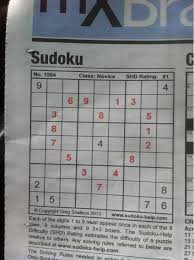
#> input picture s.jpg, 194 x 260 px
$ python borders.py   (older library calls are emulated)
#> lines starting #> are read from the running program, lines starting #| are printed output that depends on the picture
import cv2
import numpy as np
from matplotlib import pyplot as plt

cv2.namedWindow('image',cv2.WINDOW_NORMAL)
img = cv2.imread('s.jpg',0)
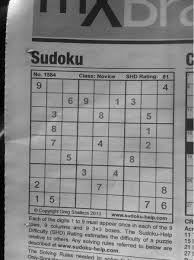
#> img: shape (260, 194); min 0, max 255, mean 136.5

laplacian = cv2.Laplacian(img,cv2.CV_64F)
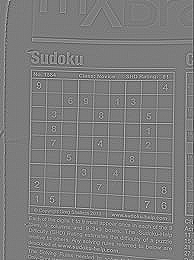
#> laplacian: shape (260, 194) float64; min -329, max 344, mean -0.2; drawn with min black and max white
sobelx = cv2.Sobel(img,cv2.CV_64F,1,0,ksize =5)
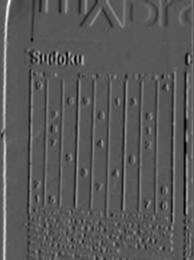
#> sobelx: shape (260, 194) float64; min -5184, max 9906, mean 86; drawn with min black and max white
sobely = cv2.Sobel(img,cv2.CV_64F,0,1,ksize=5)
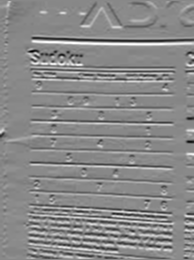
#> sobely: shape (260, 194) float64; min -5864, max 5062, mean 27.8; drawn with min black and max white

plt.subplot(221), plt.imshow(img,'gray'),plt.title('original')
plt.xticks([]),plt.yticks([])
plt.subplot(222), plt.imshow(laplacian,'gray'),plt.title('laplacian')
plt.xticks([]),plt.yticks([])
plt.subplot(223), plt.imshow(sobelx,'gray'),plt.title('sobelx')
plt.xticks([]),plt.yticks([])
plt.subplot(224), plt.imshow(sobely,'gray'),plt.title('sobely')
plt.xticks([]),plt.yticks([])

plt.show()

$ run again, with 1.jpg copied over s.jpg
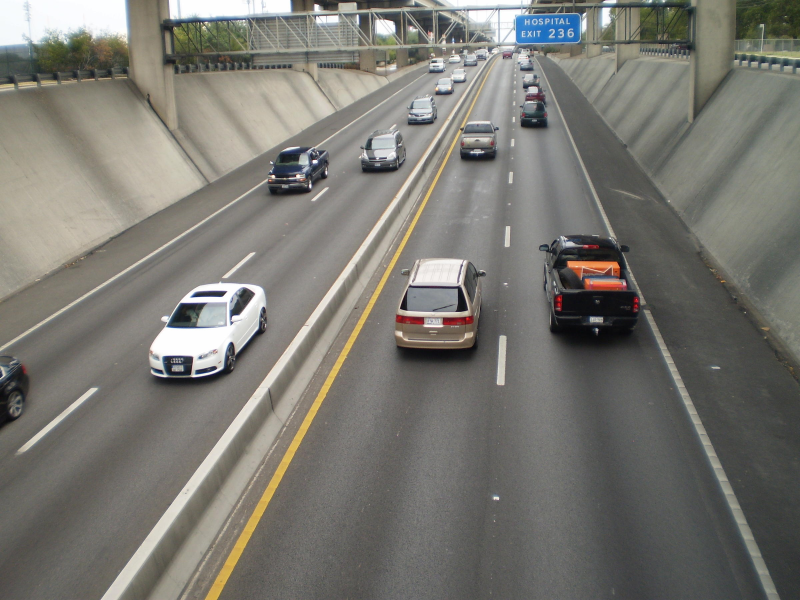
#> input picture 1.jpg, 2400 x 1800 px (shown at 1/3 size)
#> `sobely = cv2.Sobel(img,cv2.CV_64F,0,1,ksize=5)`:
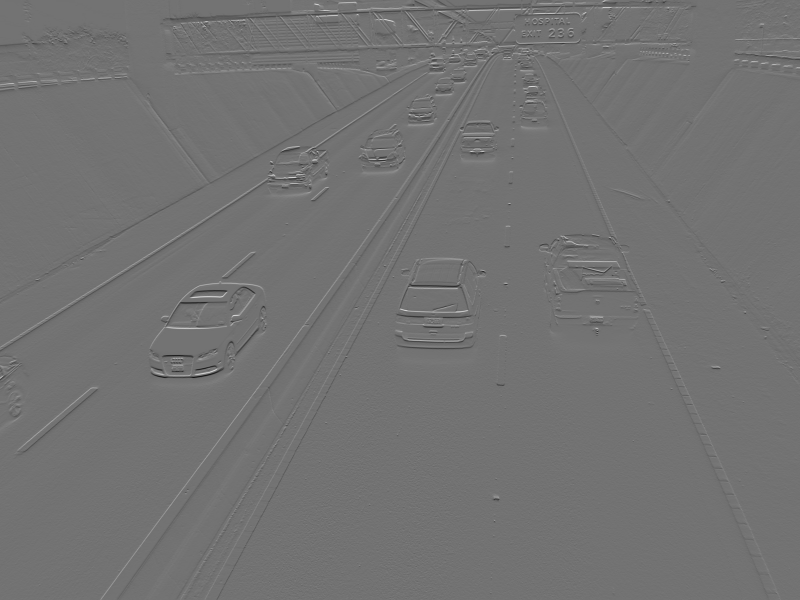
#> sobely: shape (1800, 2400) float64 (shown at 1/3 size); min -8618, max 10476, mean -4.8; drawn with min black and max white
#> `plt.show()`:
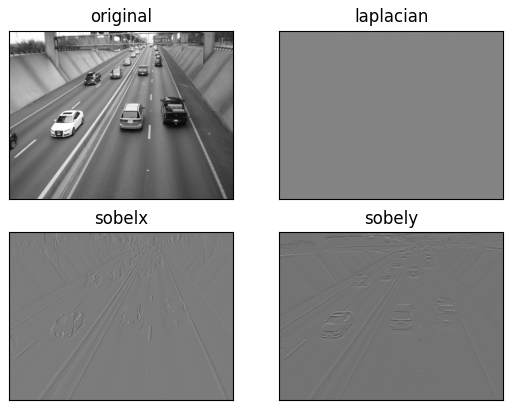
#> figure drawn by matplotlib, 4 panels

$ run again, with 3.jpg copied over s.jpg
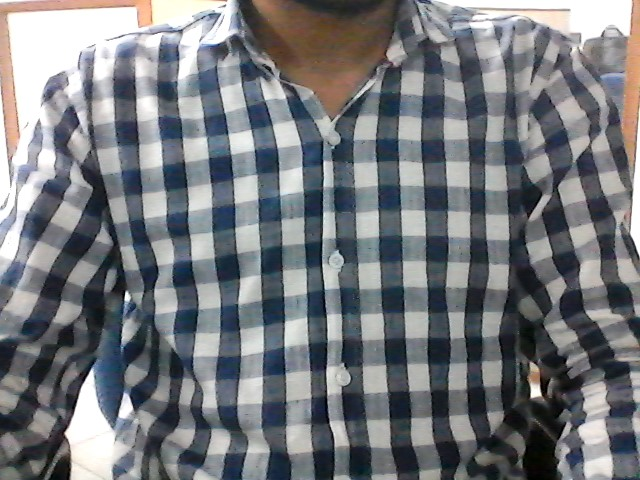
#> input picture 3.jpg, 640 x 480 px
#> `sobelx = cv2.Sobel(img,cv2.CV_64F,1,0,ksize =5)`:
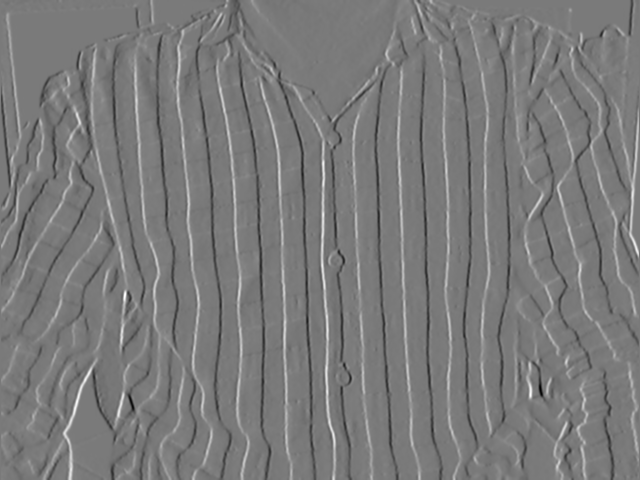
#> sobelx: shape (480, 640) float64; min -10547, max 11416, mean 2.5; drawn with min black and max white
#> `sobely = cv2.Sobel(img,cv2.CV_64F,0,1,ksize=5)`:
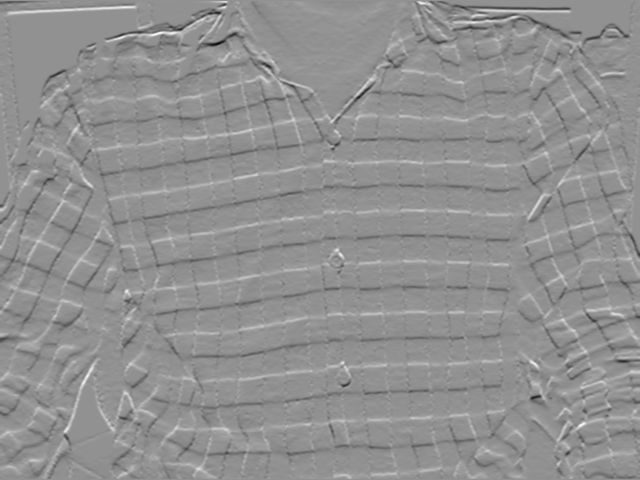
#> sobely: shape (480, 640) float64; min -8737, max 6570, mean -20.6; drawn with min black and max white

$ run again, with 31.jpg copied over s.jpg
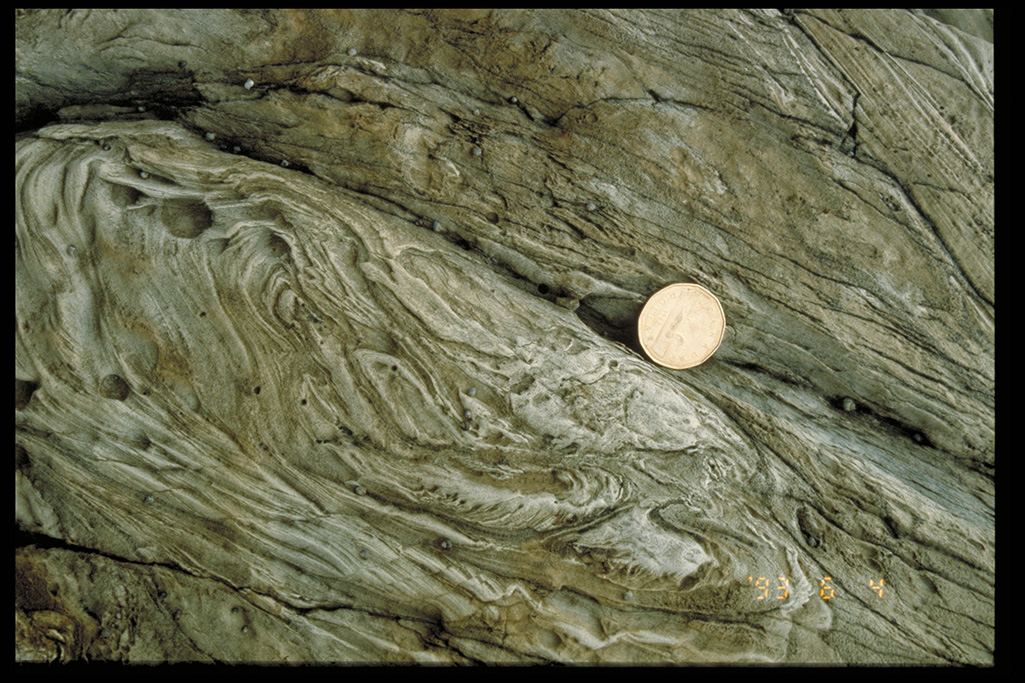
#> input picture 31.jpg, 1025 x 683 px
#> `laplacian = cv2.Laplacian(img,cv2.CV_64F)`:
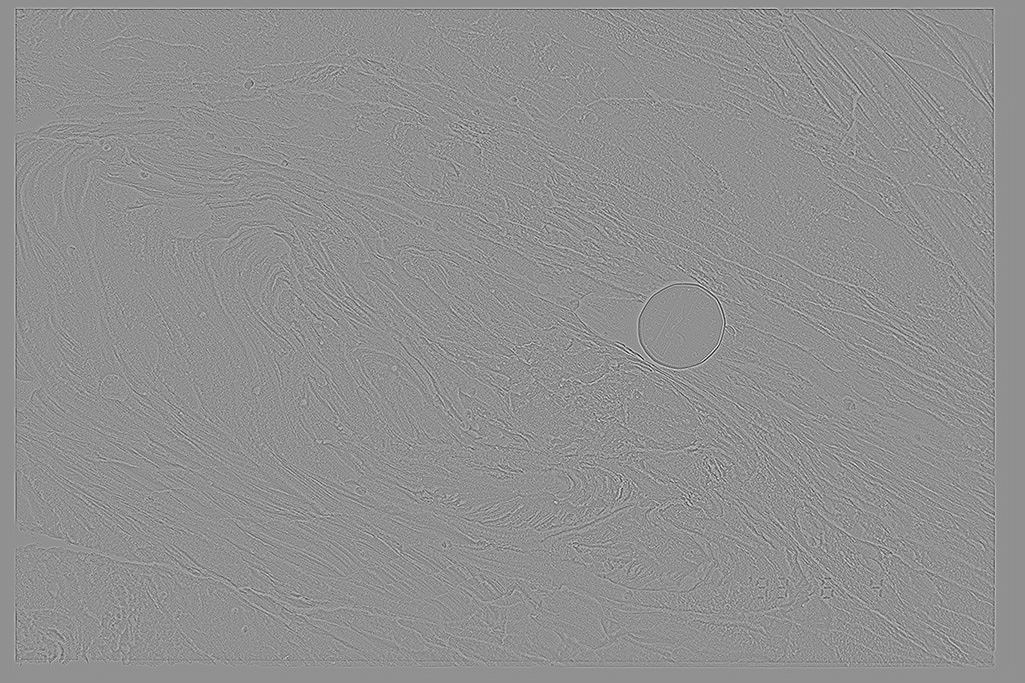
#> laplacian: shape (683, 1025) float64; min -289, max 221, mean 0; drawn with min black and max white
#> `sobely = cv2.Sobel(img,cv2.CV_64F,0,1,ksize=5)`:
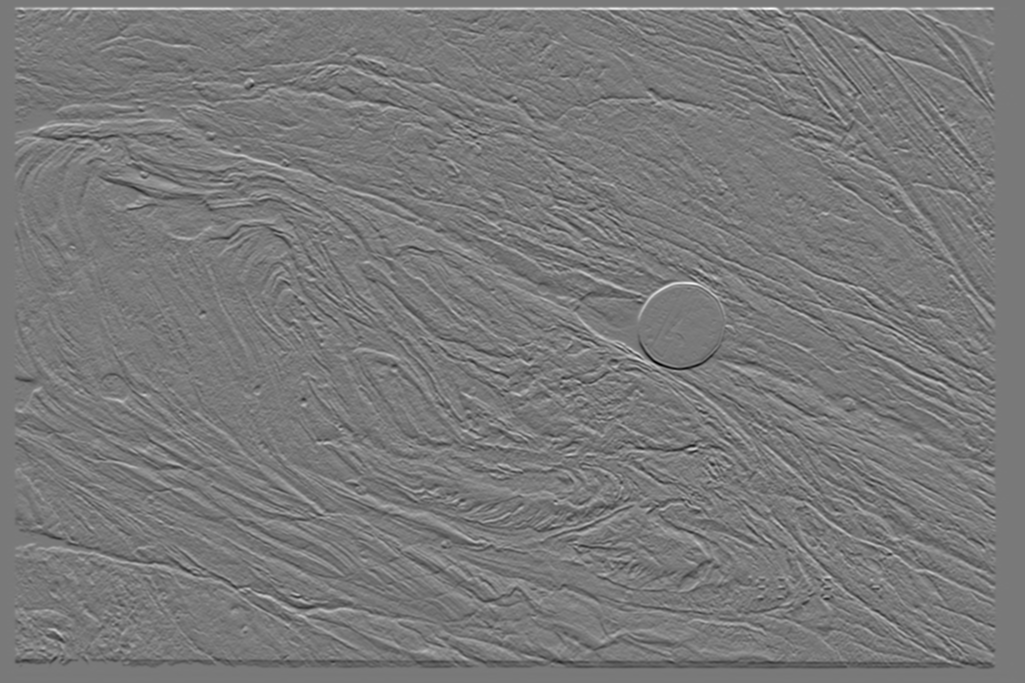
#> sobely: shape (683, 1025) float64; min -8289, max 9051, mean 0; drawn with min black and max white
